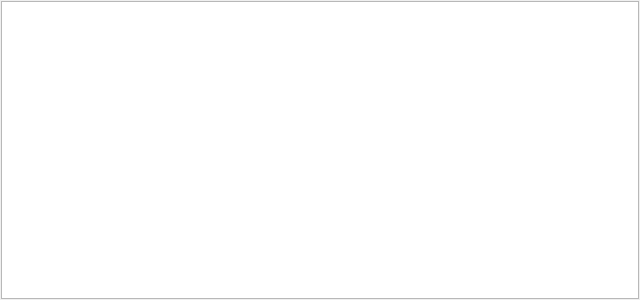
<?xml version="1.0" encoding="UTF-8"?>
<ui version="4.0">
 <class>Sublist</class>
 <widget class="QDialog" name="Sublist">
  <property name="enabled">
   <bool>true</bool>
  </property>
  <property name="geometry">
   <rect>
    <x>320</x>
    <y>210</y>
    <width>640</width>
    <height>300</height>
   </rect>
  </property>
  <property name="windowTitle">
   <string>Dialog</string>
  </property>
  <widget class="QTableView" name="sublist_view">
   <property name="geometry">
    <rect>
     <x>1</x>
     <y>1</y>
     <width>638</width>
     <height>298</height>
    </rect>
   </property>
  </widget>
 </widget>
 <resources/>
 <connections/>
</ui>
